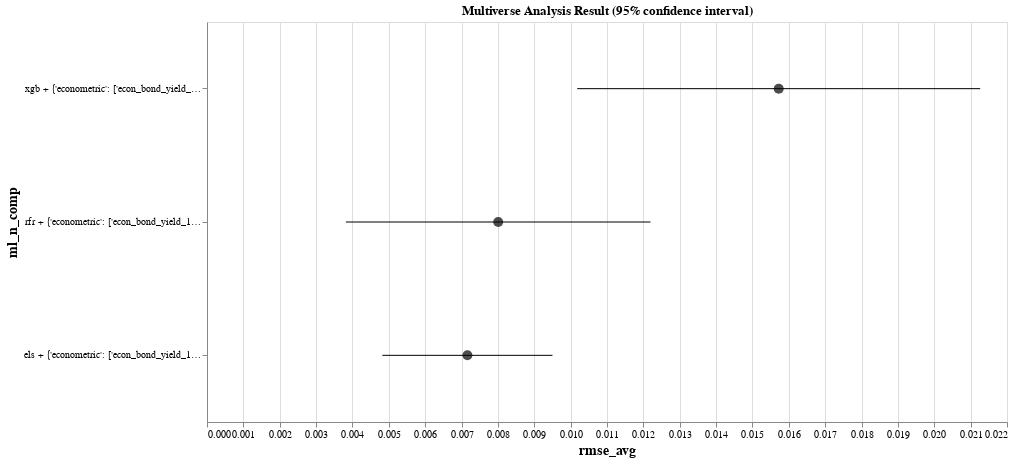

This figure's notebook cell:
### Code cell
usecols = ["rmse_avg", "ml_n_comp", "rmse_intv0025", "rmse_intv0975"] 
visualizer.plot_multiverse_analysis(df_performances[usecols], x="rmse_avg", y="ml_n_comp", err_minmax=("rmse_intv0025", "rmse_intv0975"))

### Figure 1 — Vega-Lite specification as saved in the notebook (floating-point values rounded to 4 significant figures)
{"config": {"view": {"continuousWidth": 400, "continuousHeight": 300}}, "layer": [{"mark": {"type": "point", "color": "black", "filled": true, "size": 100}, "encoding": {"tooltip": [{"type": "quantitative", "field": "rmse_avg", "format": ".3f", "title": "rmse_avg"}, {"type": "nominal", "field": "ml_n_comp", "title": "component"}], "x": {"type": "quantitative", "axis": {"labelAngle": 0, "labelFontSize": 10, "title": "rmse_avg", "titleFontSize": 14}, "field": "rmse_avg"}, "y": {"type": "nominal", "axis": {"labelAngle": 0, "labelFontSize": 10, "title": "ml_n_comp", "titleFontSize": 14}, "field": "ml_n_comp", "sort": ["xgb + {'econometric': ['econ_bond_yield_10yr', 'econ_bond_yield_10yr_minus_2yr', 'econ_bond_yield_10yr_minus_3mo', 'econ_bond_yield_10yr_minus_ffr', 'econ_bond_yield_2yr', 'econ_bond_yield_30yr', 'econ_bond_yield_3mo', 'econ_bond_yield_5yr', 'econ_consumer_confidence_oecd', 'econ_consumer_sentiment_umich', 'econ_fed_ffr', 'econ_mortgage_rate_15yr', 'econ_mortgage_rate_30yr', 'econ_prime_loan_rate']}", "rfr + {'econometric': ['econ_bond_yield_10yr', 'econ_bond_yield_10yr_minus_2yr', 'econ_bond_yield_10yr_minus_3mo', 'econ_bond_yield_10yr_minus_ffr', 'econ_bond_yield_2yr', 'econ_bond_yield_30yr', 'econ_bond_yield_3mo', 'econ_bond_yield_5yr', 'econ_consumer_confidence_oecd', 'econ_consumer_sentiment_umich', 'econ_fed_ffr', 'econ_mortgage_rate_15yr', 'econ_mortgage_rate_30yr', 'econ_prime_loan_rate']}", "els + {'econometric': ['econ_bond_yield_10yr', 'econ_bond_yield_10yr_minus_2yr', 'econ_bond_yield_10yr_minus_3mo', 'econ_bond_yield_10yr_minus_ffr', 'econ_bond_yield_2yr', 'econ_bond_yield_30yr', 'econ_bond_yield_3mo', 'econ_bond_yield_5yr', 'econ_consumer_confidence_oecd', 'econ_consumer_sentiment_umich', 'econ_fed_ffr', 'econ_mortgage_rate_15yr', 'econ_mortgage_rate_30yr', 'econ_prime_loan_rate']}"]}}, "height": 400, "selection": {"selector001": {"type": "interval", "bind": "scales", "encodings": ["x", "y"]}}, "title": "Multiverse Analysis Result (95% confidence interval)", "width": 800}, {"mark": "errorbar", "encoding": {"x": {"type": "quantitative", "field": "rmse_intv0025", "title": ""}, "x2": {"field": "rmse_intv0975", "title": ""}, "y": {"type": "nominal", "field": "ml_n_comp", "sort": ["xgb + {'econometric': ['econ_bond_yield_10yr', 'econ_bond_yield_10yr_minus_2yr', 'econ_bond_yield_10yr_minus_3mo', 'econ_bond_yield_10yr_minus_ffr', 'econ_bond_yield_2yr', 'econ_bond_yield_30yr', 'econ_bond_yield_3mo', 'econ_bond_yield_5yr', 'econ_consumer_confidence_oecd', 'econ_consumer_sentiment_umich', 'econ_fed_ffr', 'econ_mortgage_rate_15yr', 'econ_mortgage_rate_30yr', 'econ_prime_loan_rate']}", "rfr + {'econometric': ['econ_bond_yield_10yr', 'econ_bond_yield_10yr_minus_2yr', 'econ_bond_yield_10yr_minus_3mo', 'econ_bond_yield_10yr_minus_ffr', 'econ_bond_yield_2yr', 'econ_bond_yield_30yr', 'econ_bond_yield_3mo', 'econ_bond_yield_5yr', 'econ_consumer_confidence_oecd', 'econ_consumer_sentiment_umich', 'econ_fed_ffr', 'econ_mortgage_rate_15yr', 'econ_mortgage_rate_30yr', 'econ_prime_loan_rate']}", "els + {'econometric': ['econ_bond_yield_10yr', 'econ_bond_yield_10yr_minus_2yr', 'econ_bond_yield_10yr_minus_3mo', 'econ_bond_yield_10yr_minus_ffr', 'econ_bond_yield_2yr', 'econ_bond_yield_30yr', 'econ_bond_yield_3mo', 'econ_bond_yield_5yr', 'econ_consumer_confidence_oecd', 'econ_consumer_sentiment_umich', 'econ_fed_ffr', 'econ_mortgage_rate_15yr', 'econ_mortgage_rate_30yr', 'econ_prime_loan_rate']}"]}}, "height": 400, "title": "Multiverse Analysis Result (95% confidence interval)", "width": 800}], "data": {"name": "data-87937f462108c3a090a3e0a04ad23bbf"}, "$schema": "https://vega.github.io/schema/vega-lite/v4.8.1.json", "datasets": {"data-87937f462108c3a090a3e0a04ad23bbf": [{"rmse_avg": 0.01572, "ml_n_comp": "xgb + {'econometric': ['econ_bond_yield_10yr', 'econ_bond_yield_10yr_minus_2yr', 'econ_bond_yield_10yr_minus_3mo', 'econ_bond_yield_10yr_minus_ffr', 'econ_bond_yield_2yr', 'econ_bond_yield_30yr', 'econ_bond_yield_3mo', 'econ_bond_yield_5yr', 'econ_consumer_confidence_oecd', 'econ_consumer_sentiment_umich', 'econ_fed_ffr', 'econ_mortgage_rate_15yr', 'econ_mortgage_rate_30yr', 'econ_prime_loan_rate']}", "rmse_intv0025": 0.01018, "rmse_intv0975": 0.02126}, {"rmse_avg": 0.008008, "ml_n_comp": "rfr + {'econometric': ['econ_bond_yield_10yr', 'econ_bond_yield_10yr_minus_2yr', 'econ_bond_yield_10yr_minus_3mo', 'econ_bond_yield_10yr_minus_ffr', 'econ_bond_yield_2yr', 'econ_bond_yield_30yr', 'econ_bond_yield_3mo', 'econ_bond_yield_5yr', 'econ_consumer_confidence_oecd', 'econ_consumer_sentiment_umich', 'econ_fed_ffr', 'econ_mortgage_rate_15yr', 'econ_mortgage_rate_30yr', 'econ_prime_loan_rate']}", "rmse_intv0025": 0.00382, "rmse_intv0975": 0.0122}, {"rmse_avg": 0.007161, "ml_n_comp": "els + {'econometric': ['econ_bond_yield_10yr', 'econ_bond_yield_10yr_minus_2yr', 'econ_bond_yield_10yr_minus_3mo', 'econ_bond_yield_10yr_minus_ffr', 'econ_bond_yield_2yr', 'econ_bond_yield_30yr', 'econ_bond_yield_3mo', 'econ_bond_yield_5yr', 'econ_consumer_confidence_oecd', 'econ_consumer_sentiment_umich', 'econ_fed_ffr', 'econ_mortgage_rate_15yr', 'econ_mortgage_rate_30yr', 'econ_prime_loan_rate']}", "rmse_intv0025": 0.004823, "rmse_intv0975": 0.0095}]}}
